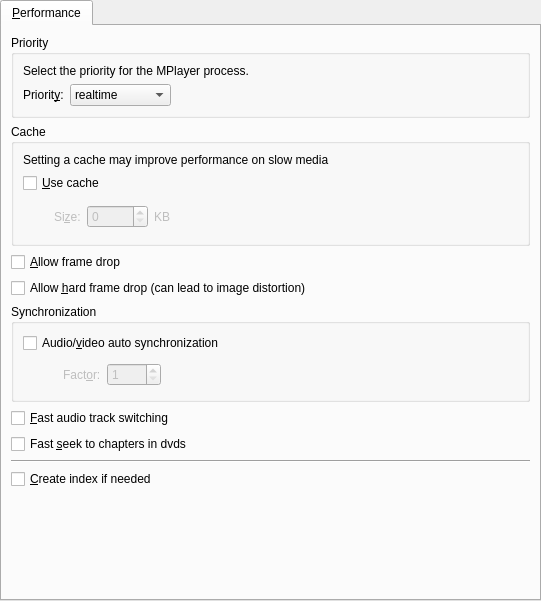
<ui version="4.0" >
 <class>PrefPerformance</class>
 <widget class="QWidget" name="PrefPerformance" >
  <property name="geometry" >
   <rect>
    <x>0</x>
    <y>0</y>
    <width>541</width>
    <height>601</height>
   </rect>
  </property>
  <property name="windowIcon" >
   <iconset/>
  </property>
  <layout class="QVBoxLayout" >
   <property name="margin" >
    <number>0</number>
   </property>
   <property name="spacing" >
    <number>6</number>
   </property>
   <item>
    <widget class="QTabWidget" name="tabWidget" >
     <property name="currentIndex" >
      <number>0</number>
     </property>
     <widget class="QWidget" name="tab" >
      <attribute name="title" >
       <string>&amp;Performance</string>
      </attribute>
      <layout class="QVBoxLayout" >
       <property name="margin" >
        <number>9</number>
       </property>
       <property name="spacing" >
        <number>6</number>
       </property>
       <item>
        <widget class="QGroupBox" name="priority_group" >
         <property name="title" >
          <string>Priority</string>
         </property>
         <layout class="QVBoxLayout" >
          <property name="margin" >
           <number>9</number>
          </property>
          <property name="spacing" >
           <number>6</number>
          </property>
          <item>
           <widget class="QLabel" name="priority_intro_label" >
            <property name="text" >
             <string>Select the priority for the MPlayer process.</string>
            </property>
            <property name="wordWrap" >
             <bool>false</bool>
            </property>
           </widget>
          </item>
          <item>
           <layout class="QHBoxLayout" >
            <property name="margin" >
             <number>0</number>
            </property>
            <property name="spacing" >
             <number>6</number>
            </property>
            <item>
             <widget class="QLabel" name="priority_label" >
              <property name="text" >
               <string>Priorit&amp;y:</string>
              </property>
              <property name="wordWrap" >
               <bool>false</bool>
              </property>
              <property name="buddy" >
               <cstring>priority_combo</cstring>
              </property>
             </widget>
            </item>
            <item>
             <widget class="QComboBox" name="priority_combo" >
              <item>
               <property name="text" >
                <string>realtime</string>
               </property>
              </item>
              <item>
               <property name="text" >
                <string>high</string>
               </property>
              </item>
              <item>
               <property name="text" >
                <string>abovenormal</string>
               </property>
              </item>
              <item>
               <property name="text" >
                <string>normal</string>
               </property>
              </item>
              <item>
               <property name="text" >
                <string>belownormal</string>
               </property>
              </item>
              <item>
               <property name="text" >
                <string>idle</string>
               </property>
              </item>
             </widget>
            </item>
            <item>
             <spacer>
              <property name="orientation" >
               <enum>Qt::Horizontal</enum>
              </property>
              <property name="sizeType" >
               <enum>QSizePolicy::Expanding</enum>
              </property>
              <property name="sizeHint" >
               <size>
                <width>201</width>
                <height>21</height>
               </size>
              </property>
             </spacer>
            </item>
           </layout>
          </item>
         </layout>
        </widget>
       </item>
       <item>
        <widget class="QGroupBox" name="groupBox_2" >
         <property name="title" >
          <string>Cache</string>
         </property>
         <layout class="QGridLayout" >
          <property name="margin" >
           <number>9</number>
          </property>
          <property name="spacing" >
           <number>6</number>
          </property>
          <item rowspan="2" row="1" column="1" >
           <spacer>
            <property name="orientation" >
             <enum>Qt::Horizontal</enum>
            </property>
            <property name="sizeType" >
             <enum>QSizePolicy::Expanding</enum>
            </property>
            <property name="sizeHint" >
             <size>
              <width>191</width>
              <height>61</height>
             </size>
            </property>
           </spacer>
          </item>
          <item row="2" column="0" >
           <layout class="QHBoxLayout" >
            <property name="margin" >
             <number>0</number>
            </property>
            <property name="spacing" >
             <number>6</number>
            </property>
            <item>
             <spacer>
              <property name="orientation" >
               <enum>Qt::Horizontal</enum>
              </property>
              <property name="sizeType" >
               <enum>QSizePolicy::Fixed</enum>
              </property>
              <property name="sizeHint" >
               <size>
                <width>31</width>
                <height>21</height>
               </size>
              </property>
             </spacer>
            </item>
            <item>
             <widget class="QLabel" name="cache_size_label" >
              <property name="enabled" >
               <bool>false</bool>
              </property>
              <property name="text" >
               <string>Si&amp;ze:</string>
              </property>
              <property name="wordWrap" >
               <bool>false</bool>
              </property>
              <property name="buddy" >
               <cstring>cache_spin</cstring>
              </property>
             </widget>
            </item>
            <item>
             <widget class="QSpinBox" name="cache_spin" >
              <property name="enabled" >
               <bool>false</bool>
              </property>
              <property name="maximum" >
               <number>10000</number>
              </property>
             </widget>
            </item>
            <item>
             <widget class="QLabel" name="cache_kb_label" >
              <property name="enabled" >
               <bool>false</bool>
              </property>
              <property name="text" >
               <string>KB</string>
              </property>
              <property name="wordWrap" >
               <bool>false</bool>
              </property>
             </widget>
            </item>
           </layout>
          </item>
          <item row="1" column="0" >
           <widget class="QCheckBox" name="use_cache_check" >
            <property name="text" >
             <string>&amp;Use cache</string>
            </property>
           </widget>
          </item>
          <item row="0" column="0" colspan="2" >
           <widget class="QLabel" name="textLabel1_12" >
            <property name="text" >
             <string>Setting a cache may improve performance on slow media</string>
            </property>
            <property name="wordWrap" >
             <bool>false</bool>
            </property>
           </widget>
          </item>
         </layout>
        </widget>
       </item>
       <item>
        <widget class="QCheckBox" name="framedrop_check" >
         <property name="text" >
          <string>&amp;Allow frame drop</string>
         </property>
        </widget>
       </item>
       <item>
        <widget class="QCheckBox" name="hardframedrop_check" >
         <property name="text" >
          <string>Allow &amp;hard frame drop (can lead to image distortion)</string>
         </property>
        </widget>
       </item>
       <item>
        <widget class="QGroupBox" name="groupBox_3" >
         <property name="title" >
          <string>Synchronization</string>
         </property>
         <layout class="QVBoxLayout" >
          <property name="margin" >
           <number>9</number>
          </property>
          <property name="spacing" >
           <number>6</number>
          </property>
          <item>
           <widget class="QCheckBox" name="autosync_check" >
            <property name="text" >
             <string>Audio/&amp;video auto synchronization</string>
            </property>
           </widget>
          </item>
          <item>
           <layout class="QHBoxLayout" >
            <property name="margin" >
             <number>0</number>
            </property>
            <property name="spacing" >
             <number>6</number>
            </property>
            <item>
             <spacer>
              <property name="orientation" >
               <enum>Qt::Horizontal</enum>
              </property>
              <property name="sizeType" >
               <enum>QSizePolicy::Preferred</enum>
              </property>
              <property name="sizeHint" >
               <size>
                <width>40</width>
                <height>31</height>
               </size>
              </property>
             </spacer>
            </item>
            <item>
             <widget class="QLabel" name="factor_label" >
              <property name="enabled" >
               <bool>false</bool>
              </property>
              <property name="text" >
               <string>Fact&amp;or:</string>
              </property>
              <property name="wordWrap" >
               <bool>false</bool>
              </property>
              <property name="buddy" >
               <cstring>autosync_spin</cstring>
              </property>
             </widget>
            </item>
            <item>
             <widget class="QSpinBox" name="autosync_spin" >
              <property name="enabled" >
               <bool>false</bool>
              </property>
              <property name="maximum" >
               <number>1000</number>
              </property>
              <property name="minimum" >
               <number>1</number>
              </property>
             </widget>
            </item>
            <item>
             <spacer>
              <property name="orientation" >
               <enum>Qt::Horizontal</enum>
              </property>
              <property name="sizeType" >
               <enum>QSizePolicy::Expanding</enum>
              </property>
              <property name="sizeHint" >
               <size>
                <width>105</width>
                <height>21</height>
               </size>
              </property>
             </spacer>
            </item>
           </layout>
          </item>
         </layout>
        </widget>
       </item>
       <item>
        <widget class="QCheckBox" name="fastaudioswitching_check" >
         <property name="text" >
          <string>&amp;Fast audio track switching</string>
         </property>
        </widget>
       </item>
       <item>
        <widget class="QCheckBox" name="fast_chapter_check" >
         <property name="text" >
          <string>Fast &amp;seek to chapters in dvds</string>
         </property>
        </widget>
       </item>
       <item>
        <widget class="Line" name="line" >
         <property name="orientation" >
          <enum>Qt::Horizontal</enum>
         </property>
        </widget>
       </item>
       <item>
        <widget class="QCheckBox" name="idx_check" >
         <property name="text" >
          <string>&amp;Create index if needed</string>
         </property>
        </widget>
       </item>
       <item>
        <spacer>
         <property name="orientation" >
          <enum>Qt::Vertical</enum>
         </property>
         <property name="sizeHint" >
          <size>
           <width>20</width>
           <height>40</height>
          </size>
         </property>
        </spacer>
       </item>
      </layout>
     </widget>
    </widget>
   </item>
  </layout>
 </widget>
 <tabstops>
  <tabstop>tabWidget</tabstop>
  <tabstop>priority_combo</tabstop>
  <tabstop>use_cache_check</tabstop>
  <tabstop>cache_spin</tabstop>
  <tabstop>framedrop_check</tabstop>
  <tabstop>hardframedrop_check</tabstop>
  <tabstop>autosync_check</tabstop>
  <tabstop>autosync_spin</tabstop>
  <tabstop>fastaudioswitching_check</tabstop>
  <tabstop>fast_chapter_check</tabstop>
 </tabstops>
 <resources/>
 <connections>
  <connection>
   <sender>use_cache_check</sender>
   <signal>toggled(bool)</signal>
   <receiver>cache_spin</receiver>
   <slot>setEnabled(bool)</slot>
   <hints>
    <hint type="sourcelabel" >
     <x>103</x>
     <y>208</y>
    </hint>
    <hint type="destinationlabel" >
     <x>129</x>
     <y>243</y>
    </hint>
   </hints>
  </connection>
  <connection>
   <sender>use_cache_check</sender>
   <signal>toggled(bool)</signal>
   <receiver>cache_size_label</receiver>
   <slot>setEnabled(bool)</slot>
   <hints>
    <hint type="sourcelabel" >
     <x>103</x>
     <y>208</y>
    </hint>
    <hint type="destinationlabel" >
     <x>74</x>
     <y>243</y>
    </hint>
   </hints>
  </connection>
  <connection>
   <sender>use_cache_check</sender>
   <signal>toggled(bool)</signal>
   <receiver>cache_kb_label</receiver>
   <slot>setEnabled(bool)</slot>
   <hints>
    <hint type="sourcelabel" >
     <x>103</x>
     <y>208</y>
    </hint>
    <hint type="destinationlabel" >
     <x>176</x>
     <y>243</y>
    </hint>
   </hints>
  </connection>
  <connection>
   <sender>autosync_check</sender>
   <signal>toggled(bool)</signal>
   <receiver>factor_label</receiver>
   <slot>setEnabled(bool)</slot>
   <hints>
    <hint type="sourcelabel" >
     <x>270</x>
     <y>381</y>
    </hint>
    <hint type="destinationlabel" >
     <x>90</x>
     <y>416</y>
    </hint>
   </hints>
  </connection>
  <connection>
   <sender>autosync_check</sender>
   <signal>toggled(bool)</signal>
   <receiver>autosync_spin</receiver>
   <slot>setEnabled(bool)</slot>
   <hints>
    <hint type="sourcelabel" >
     <x>270</x>
     <y>381</y>
    </hint>
    <hint type="destinationlabel" >
     <x>147</x>
     <y>416</y>
    </hint>
   </hints>
  </connection>
 </connections>
</ui>
